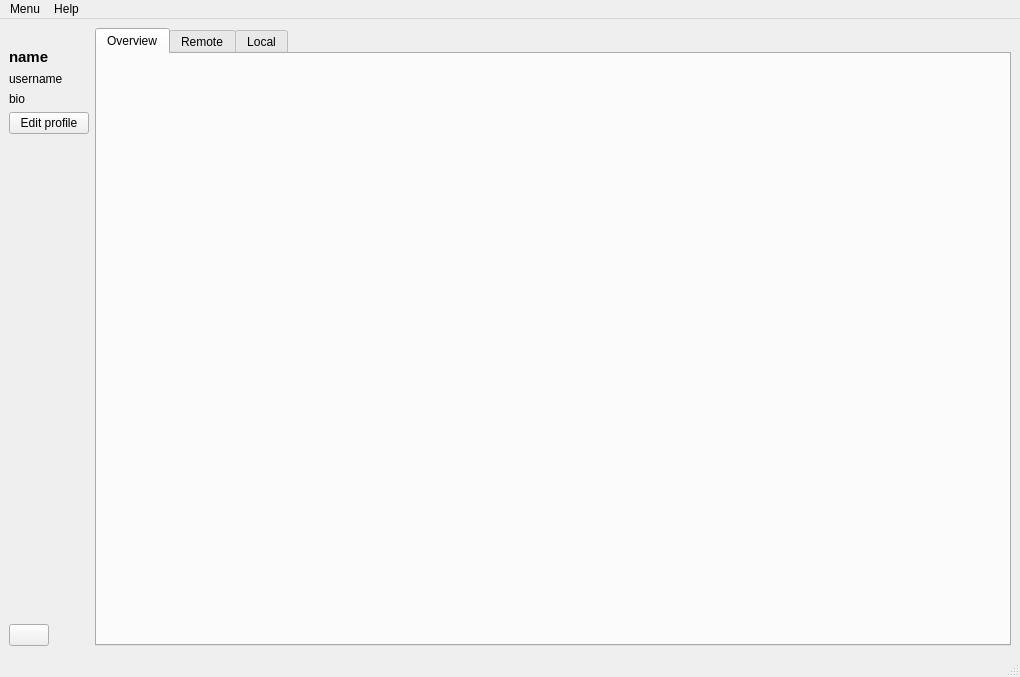
<?xml version="1.0" encoding="UTF-8"?>
<ui version="4.0">
 <class>MainWindow</class>
 <widget class="QMainWindow" name="MainWindow">
  <property name="geometry">
   <rect>
    <x>0</x>
    <y>0</y>
    <width>1020</width>
    <height>677</height>
   </rect>
  </property>
  <property name="windowTitle">
   <string>GitHub Manager</string>
  </property>
  <widget class="QWidget" name="centralwidget">
   <layout class="QHBoxLayout" name="horizontalLayout">
    <item>
     <layout class="QVBoxLayout" name="verticalLayout_2">
      <property name="sizeConstraint">
       <enum>QLayout::SetFixedSize</enum>
      </property>
      <item>
       <widget class="QLabel" name="profileImageLabel">
        <property name="sizePolicy">
         <sizepolicy hsizetype="Fixed" vsizetype="Fixed">
          <horstretch>0</horstretch>
          <verstretch>0</verstretch>
         </sizepolicy>
        </property>
        <property name="text">
         <string/>
        </property>
       </widget>
      </item>
      <item>
       <widget class="QLabel" name="nameLabel">
        <property name="font">
         <font>
          <pointsize>11</pointsize>
          <bold>true</bold>
         </font>
        </property>
        <property name="text">
         <string>name</string>
        </property>
        <property name="alignment">
         <set>Qt::AlignLeading|Qt::AlignLeft|Qt::AlignVCenter</set>
        </property>
       </widget>
      </item>
      <item>
       <widget class="QLabel" name="userNameLabel">
        <property name="sizePolicy">
         <sizepolicy hsizetype="Preferred" vsizetype="Fixed">
          <horstretch>0</horstretch>
          <verstretch>0</verstretch>
         </sizepolicy>
        </property>
        <property name="text">
         <string>username</string>
        </property>
        <property name="alignment">
         <set>Qt::AlignLeading|Qt::AlignLeft|Qt::AlignVCenter</set>
        </property>
       </widget>
      </item>
      <item>
       <widget class="QLabel" name="bioLabel">
        <property name="sizePolicy">
         <sizepolicy hsizetype="Preferred" vsizetype="Fixed">
          <horstretch>0</horstretch>
          <verstretch>0</verstretch>
         </sizepolicy>
        </property>
        <property name="text">
         <string>bio</string>
        </property>
        <property name="alignment">
         <set>Qt::AlignLeading|Qt::AlignLeft|Qt::AlignVCenter</set>
        </property>
       </widget>
      </item>
      <item>
       <widget class="QPushButton" name="editProfileButton">
        <property name="text">
         <string>Edit profile</string>
        </property>
       </widget>
      </item>
      <item>
       <widget class="IconLabel" name="companyWidget" native="true">
        <property name="sizePolicy">
         <sizepolicy hsizetype="Fixed" vsizetype="Preferred">
          <horstretch>0</horstretch>
          <verstretch>0</verstretch>
         </sizepolicy>
        </property>
       </widget>
      </item>
      <item>
       <widget class="IconLabel" name="locationWidget" native="true">
        <property name="sizePolicy">
         <sizepolicy hsizetype="Fixed" vsizetype="Preferred">
          <horstretch>0</horstretch>
          <verstretch>0</verstretch>
         </sizepolicy>
        </property>
       </widget>
      </item>
      <item>
       <widget class="IconLabel" name="twitterWidget" native="true">
        <property name="sizePolicy">
         <sizepolicy hsizetype="Fixed" vsizetype="Preferred">
          <horstretch>0</horstretch>
          <verstretch>0</verstretch>
         </sizepolicy>
        </property>
       </widget>
      </item>
      <item>
       <widget class="IconLabel" name="joinedWidget" native="true">
        <property name="sizePolicy">
         <sizepolicy hsizetype="Fixed" vsizetype="Preferred">
          <horstretch>0</horstretch>
          <verstretch>0</verstretch>
         </sizepolicy>
        </property>
       </widget>
      </item>
      <item>
       <spacer name="verticalSpacer">
        <property name="orientation">
         <enum>Qt::Vertical</enum>
        </property>
        <property name="sizeHint" stdset="0">
         <size>
          <width>20</width>
          <height>40</height>
         </size>
        </property>
       </spacer>
      </item>
      <item>
       <widget class="QPushButton" name="infoButton">
        <property name="sizePolicy">
         <sizepolicy hsizetype="Fixed" vsizetype="Fixed">
          <horstretch>0</horstretch>
          <verstretch>0</verstretch>
         </sizepolicy>
        </property>
        <property name="text">
         <string/>
        </property>
       </widget>
      </item>
     </layout>
    </item>
    <item>
     <layout class="QVBoxLayout" name="verticalLayout">
      <item>
       <widget class="QTabWidget" name="mainTabWidget">
        <property name="tabPosition">
         <enum>QTabWidget::North</enum>
        </property>
        <property name="tabShape">
         <enum>QTabWidget::Rounded</enum>
        </property>
        <property name="currentIndex">
         <number>0</number>
        </property>
        <property name="iconSize">
         <size>
          <width>16</width>
          <height>16</height>
         </size>
        </property>
        <property name="elideMode">
         <enum>Qt::ElideMiddle</enum>
        </property>
        <property name="documentMode">
         <bool>false</bool>
        </property>
        <property name="tabsClosable">
         <bool>false</bool>
        </property>
        <property name="movable">
         <bool>false</bool>
        </property>
        <widget class="QWidget" name="overviewTab">
         <attribute name="icon">
          <iconset>
           <normaloff>../resources/icons/dark open book.png</normaloff>../resources/icons/dark open book.png</iconset>
         </attribute>
         <attribute name="title">
          <string>Overview</string>
         </attribute>
        </widget>
        <widget class="QWidget" name="repositoriesTab">
         <attribute name="icon">
          <iconset>
           <normaloff>../resources/icons/dark repo.png</normaloff>../resources/icons/dark repo.png</iconset>
         </attribute>
         <attribute name="title">
          <string>Remote</string>
         </attribute>
        </widget>
        <widget class="QWidget" name="localTab">
         <attribute name="icon">
          <iconset>
           <normaloff>../resources/icons/dark star.png</normaloff>../resources/icons/dark star.png</iconset>
         </attribute>
         <attribute name="title">
          <string>Local</string>
         </attribute>
        </widget>
       </widget>
      </item>
     </layout>
    </item>
   </layout>
  </widget>
  <widget class="QMenuBar" name="menubar">
   <property name="geometry">
    <rect>
     <x>0</x>
     <y>0</y>
     <width>1020</width>
     <height>22</height>
    </rect>
   </property>
   <widget class="QMenu" name="menuHelp">
    <property name="title">
     <string>Help</string>
    </property>
    <addaction name="actionAyuda"/>
    <addaction name="separator"/>
    <addaction name="actionAbout"/>
   </widget>
   <widget class="QMenu" name="menuMenu">
    <property name="title">
     <string>Menu</string>
    </property>
    <addaction name="actionReload"/>
    <addaction name="separator"/>
    <addaction name="actionExit"/>
   </widget>
   <addaction name="menuMenu"/>
   <addaction name="menuHelp"/>
  </widget>
  <widget class="QStatusBar" name="statusbar"/>
  <action name="actionAbout">
   <property name="text">
    <string>Acerca de</string>
   </property>
  </action>
  <action name="actionAyuda">
   <property name="text">
    <string>Ayuda de GitHub Manager</string>
   </property>
  </action>
  <action name="actionExit">
   <property name="text">
    <string>Exit</string>
   </property>
  </action>
  <action name="actionReload">
   <property name="text">
    <string>Reload</string>
   </property>
   <property name="shortcut">
    <string>Ctrl+R</string>
   </property>
  </action>
 </widget>
 <customwidgets>
  <customwidget>
   <class>IconLabel</class>
   <extends>QWidget</extends>
   <header>pygithubmanager.widgets.IconLabel</header>
   <container>1</container>
  </customwidget>
 </customwidgets>
 <resources/>
 <connections/>
</ui>
